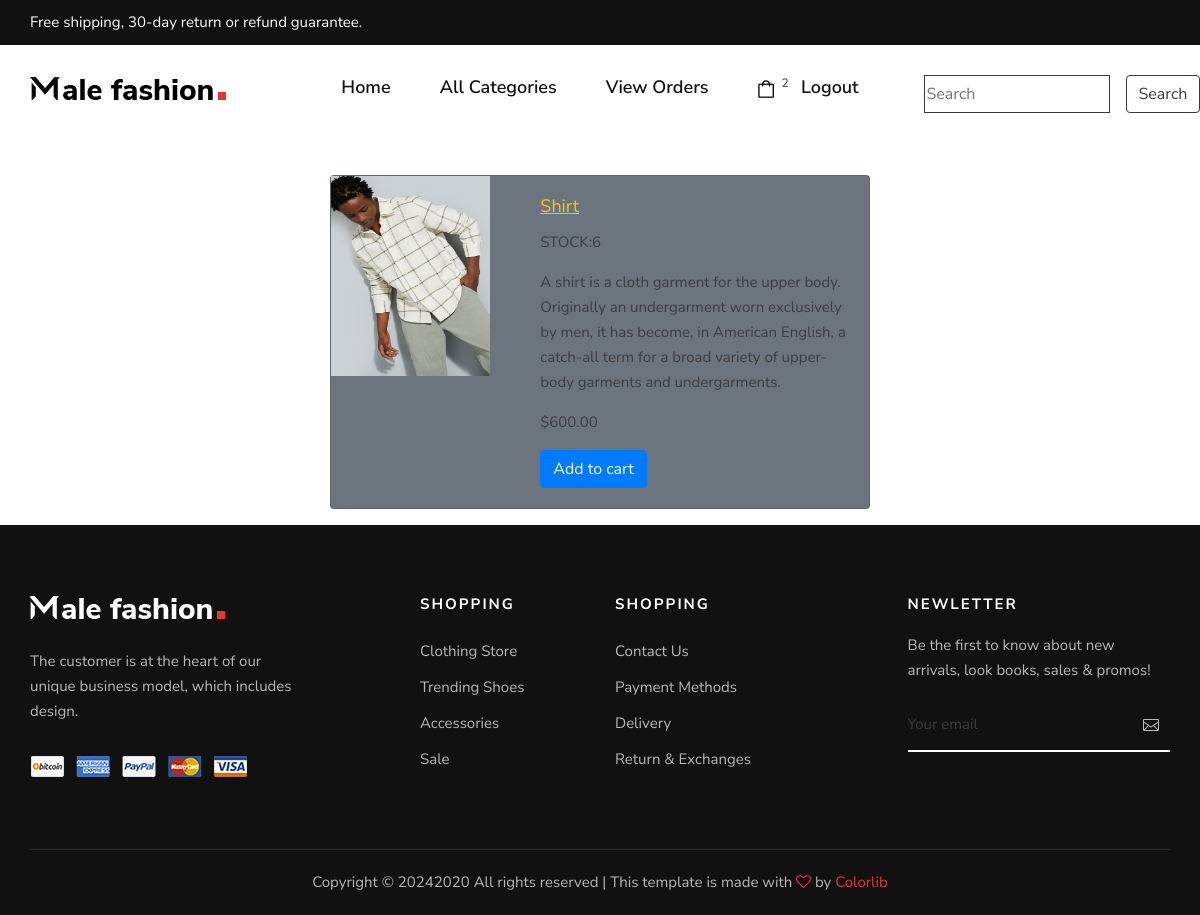
Page /details/1 (signed in) on the committed database.
### shop/models.py (models this page shows, shortened)
class Product(models.Model):
    name=models.CharField(max_length=20)
    description=models.TextField()
    image=models.ImageField(upload_to='products')
    price=models.DecimalField(max_digits=10,decimal_places=2)
    stock=models.IntegerField()
    available=models.BooleanField(default=True)
    created=models.DateTimeField(auto_now_add=True)
    updated=models.DateTimeField(auto_now=True)
    category=models.ForeignKey(Category,on_delete=models.CASCADE)

### shop/views.py (the view)
# urls.py: path('details/<int:p>',views.details,name='details'),
@login_required
def details(request,p):
    pro=Product.objects.get(id=p)
    context={'product':pro}
    return render(request,'details.html',context)

### cart/context_processors.py (called while the page is built)
def count_items(request):
    u=request.user
    count=0
    if request.user.is_authenticated:
        try:
            c=Cart.objects.filter(user=u)
            for i in c:
                count+=i.quantity
        except:
            count=0
    return{'count':count}

### shop/context_processors.py (called while the page is built)
def menu_links(request):
    c=Category.objects.all()
    return {'links':c}      # can use this data globally across all webpages inside our app

### templates/details.html
<!DOCTYPE html>
{% extends 'base.html' %}
{% load static %}
{% block content %}
<div class="card mb-3 mt-3 mx-auto bg-secondary" style="max-width: 540px;">
  <div class="row g-0">
    <div class="col-md-4 ">
      <img src="{{product.image.url}}" class="rounded-start" alt="..." height="200px" width="100%">
    </div>
    <div class="col-md-8">
      <div class="card-body">
        <h5 class="card-title text-warning"><u>{{product.name}}</u></h5>
        <p class="card-text">STOCK:{{product.stock}}</p>
        <p class="card-text">{{product.description}}</p>
        <p class="card-text">${{product.price}}</p>
        {% if request.user.is_superuser == True %}
          {% if product.stock > 0 %}
        <h5>Product In Stock</h5>
        <a href="{% url 'shop:addstock' product.id %}" class="btn btn-primary fw-bold mt-3 mb-2 text-center">ADD STOCK</a>
          {% else %}
        <h5>Product Out Of Stock</h5>
        <a href="{% url 'shop:addstock' product.id %}" class="btn btn-primary fw-bold mt-3 mb-2 text-center">ADD STOCK</a>
          {% endif %}
        {% else %}
        {% if product.stock > 0 %}
        <a href="{% url 'cart:addtocart' product.id %}" type="button" class="btn btn-primary mx-auto">Add to cart</a>
        {% else %}
        <h5>Out Of Stock</h5>
        {% endif %}
        {% endif %}
      </div>
    </div>
  </div>
</div>
{% endblock %}

### static/css/style.css (style rules this page uses)
html, body { height: 100%; font-family: "Nunito Sans", sans-serif; -webkit-font-smoothing: antialiased; }
h1, h2, h3, h4, h5, h6 { margin: 0; color: #111111; font-weight: 400; font-family: "Nunito Sans", sans-serif; }
h5 { font-size: 18px; }
p { font-size: 15px; font-family: "Nunito Sans", sans-serif; color: #3d3d3d; font-weight: 400; line-height: 25px; margin: 0 0 15px 0; }
img { max-width: 100%; }

### rows in the picture
Product: image (picture), name "Shirt", stock "6", description "A shirt is a cloth garment for the upper body. Originally an undergarment worn exclusively by men, it has become, in American English, a catch-all term for a broad variety of upper-body garments and undergarments.", price "600.00"

### other values in the picture
{{ count }} "2"
